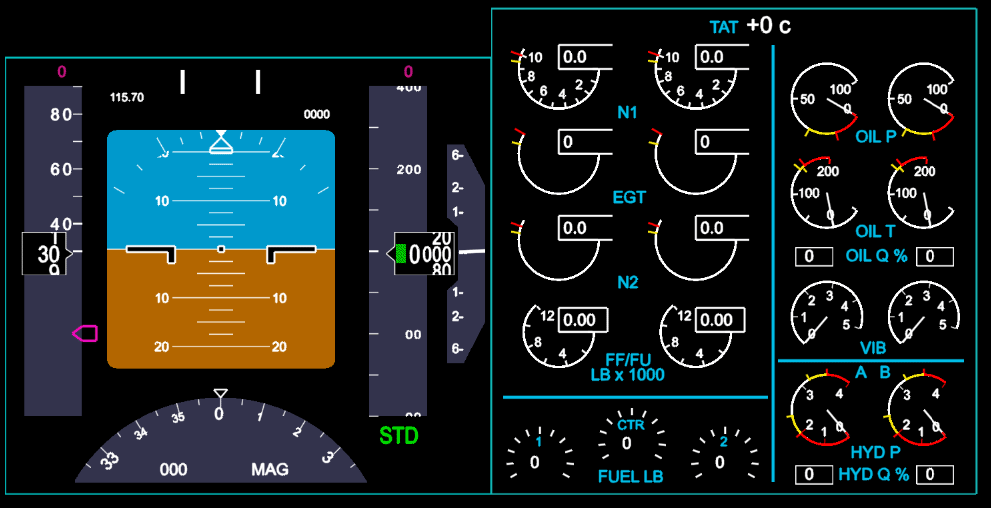
#> input picture Data/Displays/1.png, 991 x 508 px, found by its file name
$ python Registration.py
#> lines starting #> are read from the running program, lines starting #| are printed output that depends on the picture
"""
This file will have all the routines for doing registration stuff
"""
import cv2
import SimpleITK as sitk


def registration(static, moving, ):
    """
    This will be a big function that allows me to do different types of image registration.
    """


####################################################################################################
# Tests
####################################################################################################

def test_convert_to_sitk():
    """
    Tests converting a numpy image to a sitk image
    """
    image = cv2.imread("Data/Teapot/1.png", cv2.IMREAD_GRAYSCALE)
    cv2.imwrite('ERASEME-cv2.png', image)
    itk_image = sitk.GetImageFromArray(image, isVector=False) #isVector is referring to the pixels; whether they multivalued or not
    sitk.WriteImage(itk_image, 'ERASEME-sitk.png')


def understand_bspline_initialization():
    """
    I want to do a few different tests here just to see how bsplines
    are being initialized for itk. What is going on visually with the bspline initialization?
    """
    #read in image. Convert to itk format
    image = cv2.imread("Data/Teapot/1.png", cv2.IMREAD_GRAYSCALE)
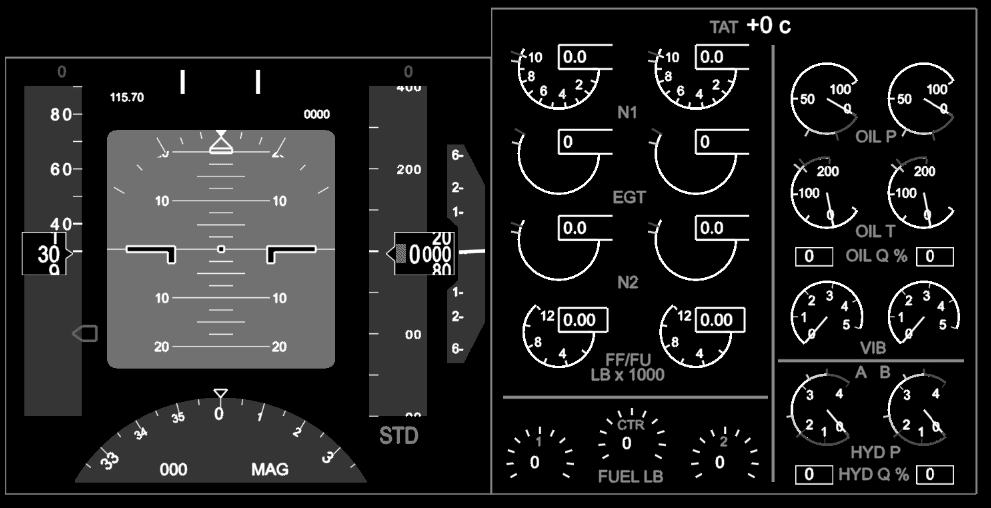
#> image: shape (508, 991); min 0, max 255, mean 31.3
    itk_image = sitk.GetImageFromArray(image, isVector=False)

    #Initialze bspline similarly to the examples I've seen
    """
    spline_terms = 3
    transformDomainMeshSize = [spline_terms] * itk_image.GetDimension()
    print(transformDomainMeshSize)
    initial_transform: sitk.BSplineTransform = sitk.BSplineTransformInitializer(itk_image, transformDomainMeshSize)
    print("fixed parameters:", initial_transform.GetFixedParameters())
    print(initial_transform.GetTransformDomainMeshSize())
    initial_transform.SetIdentity() # from docs, "...like setting all the transform parameters to zero in created parameter space"
    print("parameters:", initial_transform.GetParameters())
    print("dimensions:", len(initial_transform.GetParameters()))
    """


    #intialize it a differently, without BSplineTransformInitializer()
    dimension = 2
    spline_order = 3
    direction_matrix_row_major = [1.0, 0.0, 0.0, 1.0]  # identity, mesh is axis aligned
    origin = [-1.0, -1.0]
    domain_physical_dimensions = [2, 2]
    mesh_size = [4, 3]

    bspline = sitk.BSplineTransform(dimension, spline_order)
    bspline.SetTransformDomainOrigin(origin)
    bspline.SetTransformDomainDirection(direction_matrix_row_major)
    bspline.SetTransformDomainPhysicalDimensions(domain_physical_dimensions)
    bspline.SetTransformDomainMeshSize(mesh_size)
    print(len(bspline.GetParameters()) // 2)
    print(bspline.GetDimension())


def test():
    """entry point for running tests"""
    understand_bspline_initialization()
#> (the call stopped at in understand_bspline_initialization, `itk_image = sitk.GetImageFromArray(image, isVector=False)`: SimpleITK is not available in this run)

if __name__ == '__main__':
    test()

$ run again, with Data/Displays/3.png copied over Data/Displays/1.png
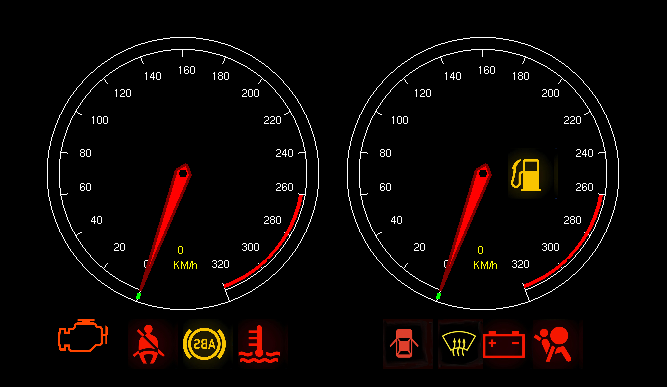
#> input picture Data/Displays/3.png, 667 x 387 px, found by its file name
#> in understand_bspline_initialization, `image = cv2.imread("Data/Teapot/1.png", cv2.IMREAD_GRAYSCALE)`:
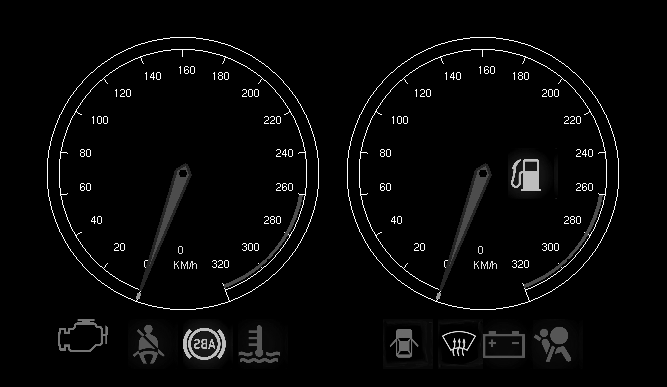
#> image: shape (387, 667); min 0, max 255, mean 7.8

$ run again, with Data/Displays/4.png copied over Data/Displays/1.png
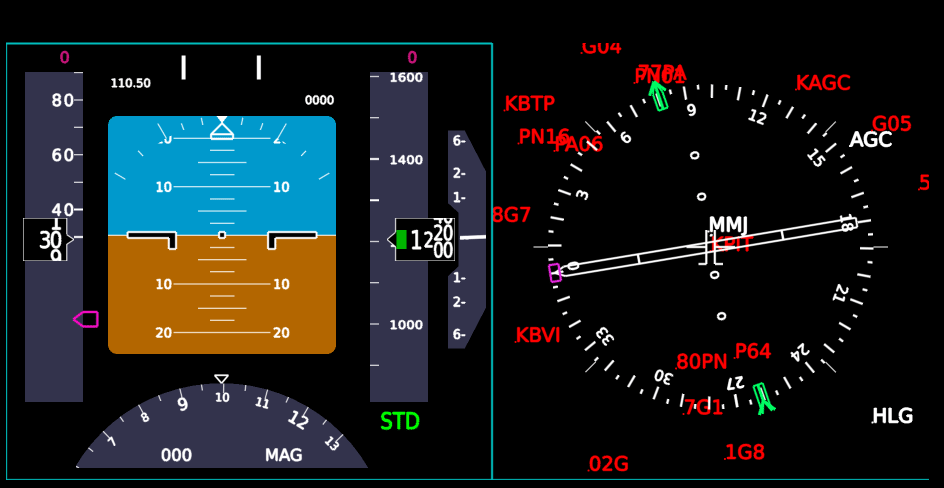
#> input picture Data/Displays/4.png, 944 x 488 px, found by its file name
#> in understand_bspline_initialization, `image = cv2.imread("Data/Teapot/1.png", cv2.IMREAD_GRAYSCALE)`:
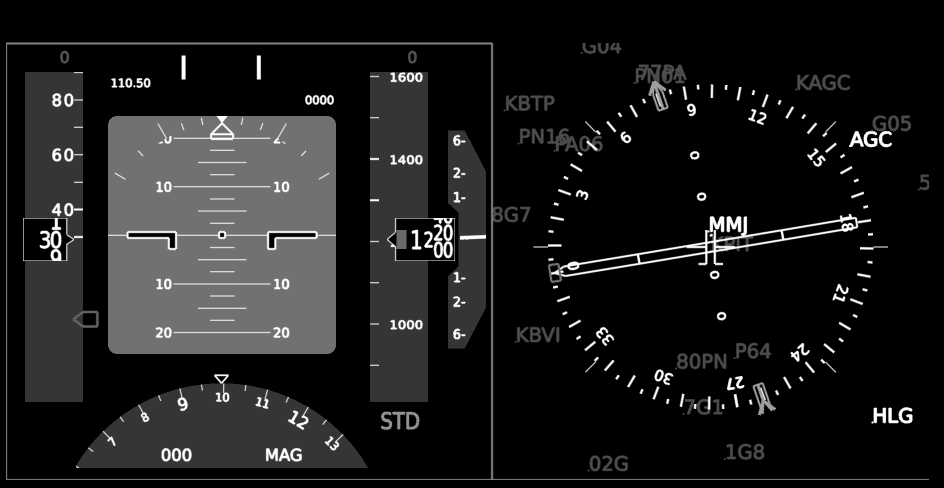
#> image: shape (488, 944); min 0, max 255, mean 27.9

$ run again, with Data/Displays/5.png copied over Data/Displays/1.png
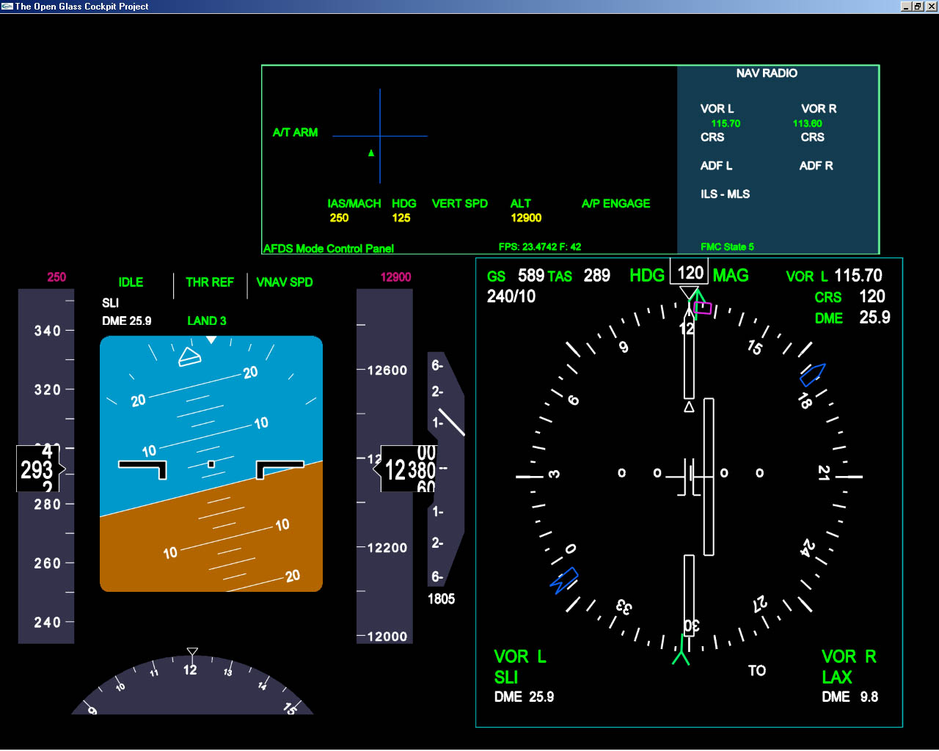
#> input picture Data/Displays/5.png, 939 x 751 px, shrunk from 1280 x 1024 before the run, found by its file name
#> in understand_bspline_initialization, `image = cv2.imread("Data/Teapot/1.png", cv2.IMREAD_GRAYSCALE)`:
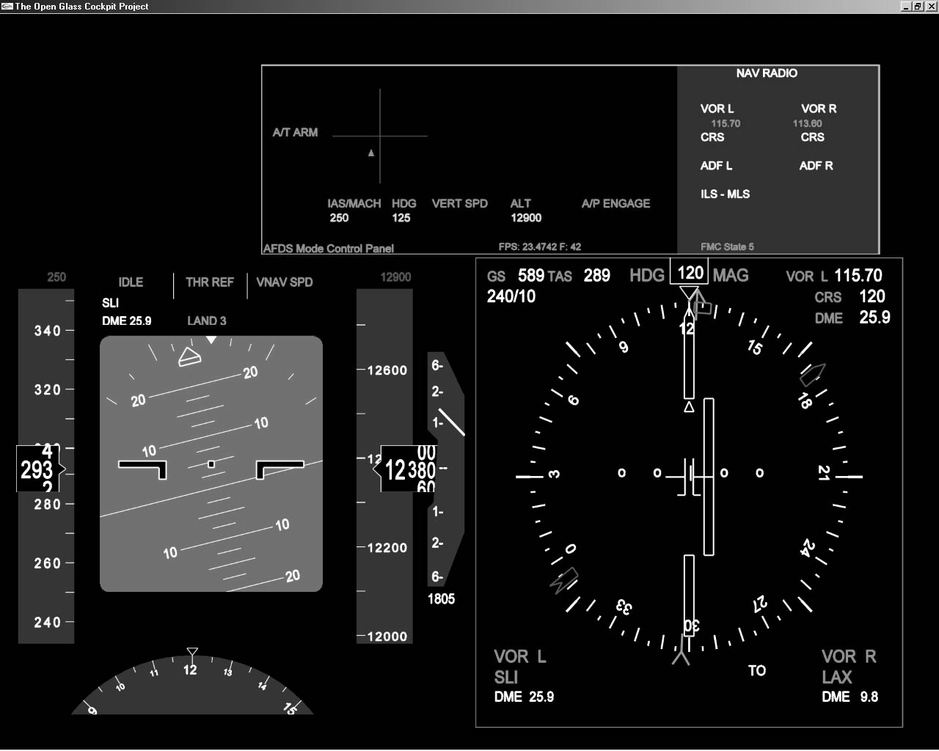
#> image: shape (751, 939); min 0, max 255, mean 25.7
